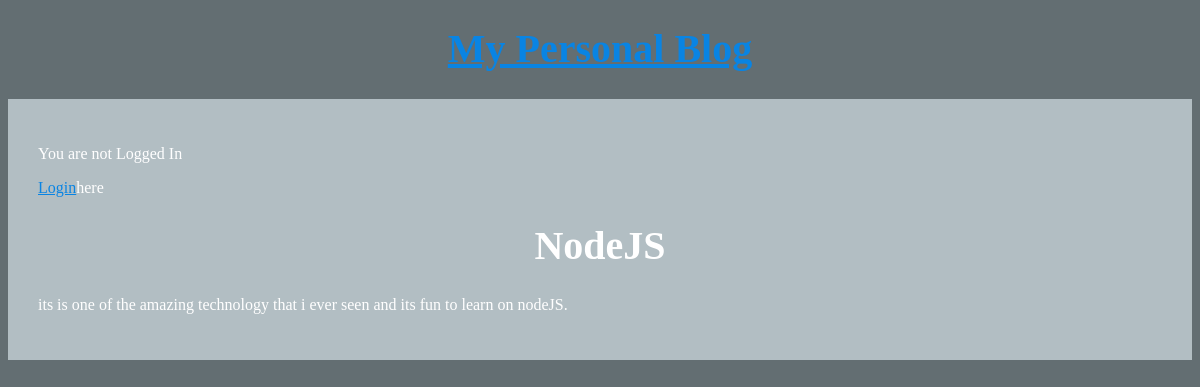
Page /article/3 on the committed database.
### article/models.py (models this page shows, shortened)
class Article(models.Model):
    author=models.ForeignKey(
        'auth.User',
        on_delete=models.CASCADE,
    )
    title=models.CharField(max_length=30)
    text=models.TextField()

### article/views.py (the view)
# urls.py: path('article/<int:pk>',views.ArticleDetailView.as_view(),name='article_page')
class ArticleDetailView(DetailView):
    model=Article
    template_name='detail.html'
    context_object_name='object'

### templates/detail.html
{% extends 'base.html' %}
{% block content %}
<detal class="div">
    <h1>{{ object.title }}</h1>
    <p>{{object.text }}</p>
</detal>
{% endblock content %}

### static/CSS/basestyles.css (style rules this page uses)
body { background-color: #636e72; color: #FFF; }
h1 { font-size: 2.5rem; text-align: center; margin-top: 25px; }

### rows in the picture
Article: title "NodeJS", text "its is one of the amazing technology that i ever seen and its fun to learn on nodeJS."
